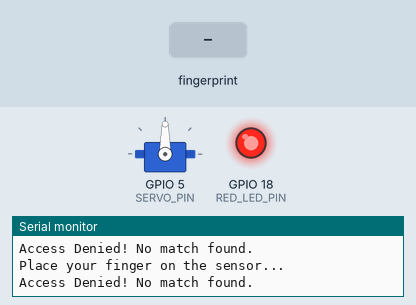
This sketch was run on a simulated ESP32. Parts: servo, output pins drawn as LEDs (lit = HIGH), the last lines printed to the serial monitor. Inputs (shaded band) come from the test bench. EEPROM starts erased.

Above: at 4.9 s.
5.0 s: finger stored as number 1 placed on the sensor
At 10.4 s:
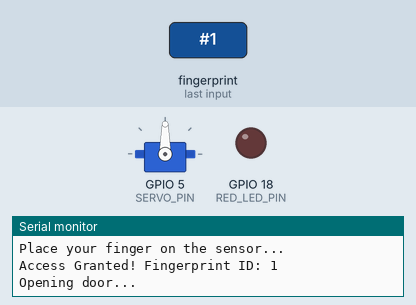
At 13.2 s:
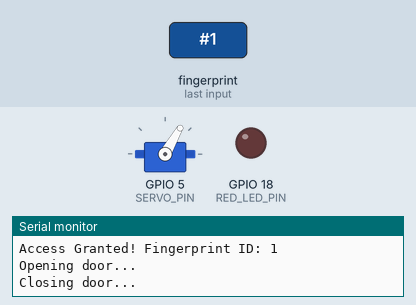
Timing chart, 0 to 20.9 s (numbered marks = the images above; inputs shaded):
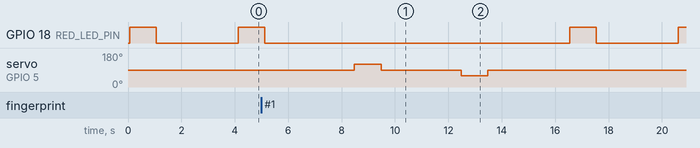

The sketch:

Auth_Process.ino
```cpp
#include <Adafruit_Fingerprint.h>
#include <HardwareSerial.h>
#include <EEPROM.h>
#include <ESP32Servo.h>

#define EEPROM_SIZE 100
#define fingerRX 4        // UART1 RX (from R307 TX)
#define fingerTX 2        // UART1 TX (to R307 RX)
#define SERVO_PIN 5
#define RED_LED_PIN 18    // Changed from 4 to avoid UART conflict

HardwareSerial sensorSerial(1);  // Use UART1

Adafruit_Fingerprint finger = Adafruit_Fingerprint(&sensorSerial);
Servo doorServo;

void setup() {
    Serial.begin(115200);
    sensorSerial.begin(57600, SERIAL_8N1, fingerRX, fingerTX);

    pinMode(RED_LED_PIN, OUTPUT);
    digitalWrite(RED_LED_PIN, LOW);

    doorServo.attach(SERVO_PIN);
    doorServo.write(90);  // Neutral position

    if (!finger.verifyPassword()) {
        Serial.println("Fingerprint sensor not found!");
        while (1);
    }

    EEPROM.begin(EEPROM_SIZE);
    Serial.println("System Ready! Place your finger to authenticate.");
}

void loop() {
    int fingerprintID = searchFingerprint();
    if (fingerprintID >= 0) {
        Serial.print("Access Granted! Fingerprint ID: ");
        Serial.println(fingerprintID);

        openDoor();
    } else {
        Serial.println("Access Denied! No match found.");
        indicateFailure();
    }
    delay(3000);
}

int searchFingerprint() {
    Serial.println("Place your finger on the sensor...");

    int p = finger.getImage();
    if (p != FINGERPRINT_OK) return -1;

    p = finger.image2Tz();
    if (p != FINGERPRINT_OK) return -1;

    p = finger.fingerFastSearch();
    if (p == FINGERPRINT_OK) {
        return finger.fingerID;
    }
    return -1;
}

void openDoor() {
    Serial.println("Opening door...");
    doorServo.write(120);
    delay(1000);
    doorServo.write(90);

    delay(3000);

    Serial.println("Closing door...");
    doorServo.write(60);
    delay(1000);
    doorServo.write(90);
}

void indicateFailure() {
    digitalWrite(RED_LED_PIN, HIGH);
    delay(1000);
    digitalWrite(RED_LED_PIN, LOW);
}
```

Measured:
- after the input at 5.0 s, servo on GPIO 5 (SERVO_PIN): 90° → 120° after 3.5 s, → 90° 1.0 s later, → 60° 3.0 s later, → 90° 1.0 s later
